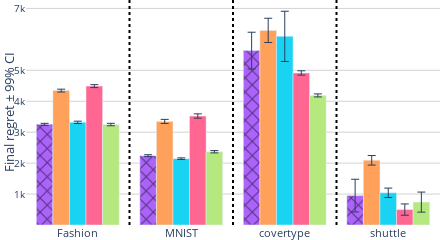

Notebook code cell kept with this figure:
### Code cell
import pandas as pd
import plotly.graph_objects as go
import numpy as np
import plotly.express as px
# Assuming df is your DataFrame and it has columns 'Dataset', 'Value', 'Model'

w = 0.1
def remove_substrings(s, substrings):
    for substring in substrings:
        s = s.replace(substring, '')
    return s


# approaches = result['merge'].unique()
# 'LeNetNeural-CBP', 'LeNetNeuronal (official)', 'LeNetNeuronal (tuned)',
# approaches = np.array([ 'MLPNeural-CBP', 'MLPNeuronal (official)','MLPNeuronal (tuned)', 'MLPIneurAL (official)', 
#                         'MLPIneurAL (tuned)',  'MLPCesa', 'MLPMargin' ], dtype=object) 
# approaches_names = [ remove_substrings(model, ['LeNet', 'MLP']) for model in approaches ]
# default_colors = px.colors.qualitative.Plotly
# model_colors = {model_n:col for model_n,col in zip(approaches_names,default_colors) }

approaches = {
    #'EEneuralcbpside_v5': {'color': [255, 255, 0], 'label': 'EEneuralcbpside_v5'},  # Red
    'MLPNeural-CBP': {'color': [171, 99, 250], 'label': 'Neural-CBP'},  # Red
    'MLPIneurAL (official)': {'color': [255, 161, 90], 'label':'IneurAL (official)'},                    # Yellow
    'MLPIneurAL (tuned)': {'color': [25, 211, 243], 'label':'IneurAL (tuned)'},                    # Cyan
    'MLPNeuronal (official)': {'color': [255, 102, 146], 'label':'Neuronal (official)'},                  # Magenta
    'MLPNeuronal (tuned)': {'color': [182, 232, 128], 'label':'Neuronal (tuned)'},                   # Orange
    # 'MLPMargin': {'color': [255, 151, 255], 'label':'Margin'},
    # 'MLPCesa': {'color': [254, 203, 82], 'label':'Cesa'},
}


# Create an empty figure
fig = go.Figure()


views = []
for appr in approaches.keys():
    print(appr)
    appr_name = approaches[appr]['label']
    r,g,b = approaches[appr]['color']

    subset = result[result['merge'] == appr]
    dec = False
    if appr_name not in views:
        dec = True
        views.append(appr_name)
    

    if 'CBP' in appr_name:
        fig.add_trace(go.Bar(
            x=subset['merge2'],
            y=subset['Mean'],
            name=appr_name,
            error_y=dict(type='data', array=subset['StdError'], visible=True,thickness=1 ),
            marker_color='rgba({},{},{},1)'.format(r,g,b),marker_pattern_shape='x',marker_pattern_fgcolor='black', 
            showlegend = dec,
            # width=w
            ))
    else: 
        fig.add_trace(go.Bar(
            x=subset['merge2'],
            y=subset['Mean'],
            name=appr_name,
            error_y=dict(type='data', array=subset['StdError'], visible=True,thickness=1 ),
            marker_color='rgba({},{},{},1)'.format(r,g,b), 
            showlegend = dec,
            # width=w
            ))


# Add vertical black lines between data groups

datasets = result['merge2'].unique()
print(datasets)
for i, dataset in enumerate(datasets[:-1]):
    if i == 2:
        fig.add_vline(x=i + 0.5, line_width=2, line_color="black",   line_dash="dot")
    else:
        fig.add_vline(x=i + 0.5, line_width=2, line_color="black",  line_dash="dot")


siz = 13

def format_tick(val):
    """ Custom function to format the tick labels. """
    return f'{int(val / 1000)}k' if val >= 1000 else str(val)


fig.update_layout(
    width=440,
    height=180,
    plot_bgcolor='white',  # Sets the plot background color
    paper_bgcolor='white',  # Sets the overall figure background color
    barmode='group',
    margin=dict(l=0, r=0, t=0, b=0),  # Small margins
    xaxis=dict(
        tickmode='array',
        tickvals=result['merge2'].unique(),
        ticktext = [ remove_substrings(model, ['LeNet', 'MLP']) for model in result['merge2'].unique() ],
        tickfont=dict(size=siz-2)  # Increase X-axis tick font size
    ),
    yaxis=dict(
        # type="log",
        gridcolor='lightgrey',
        title="Final regret ± 99% CI",
        title_standoff=5,
        title_font=dict(size=siz),
        tickfont=dict(size=siz-3) , # Increase Y-axis tick font size
        tickmode='array',
        tickvals=[1000, 2000, 3000, 4000, 5000, 7000, 9000 ],  # Specify the values where you want ticks
        ticktext=[format_tick(val) for val in [1000, 2000, 3000, 4000, 5000, 7000, 9000]]  # Format those values
    ),
    showlegend=False

    # legend=dict(
    #     orientation="h",
    #     yanchor="bottom",
    #     y=-0.3,  # Adjust this value to position the legend
    #     xanchor="center",
    #     x=0.5,
    #     font=dict(size=siz)  # Increase legend font size
    # ),
)

fig.show()
# fig.write_image("./figures/results_nonbinary_MLP.pdf" )
# fig.write_image("./figures/results_nonbinary_MLP.pdf" )

### Figure 1 — Plotly figure (JSON) as saved in the notebook; plotly's stock layout.template omitted (floating-point values rounded to 4 significant figures)
{"data": [{"error_y": {"array": [33.16, 30.48, 594.2, 528.5], "thickness": 1, "type": "data", "visible": true}, "marker": {"color": "rgba(171,99,250,1)", "pattern": {"fgcolor": "black", "shape": "x"}}, "name": "Neural-CBP", "showlegend": true, "type": "bar", "x": ["MLPFashion", "MLPMNIST", "MLPcovertype", "MLPshuttle"], "y": [3253.0, 2241.0, 5636.0, 949.8]}, {"error_y": {"array": [45.58, 65.79, 392.0, 154.8], "thickness": 1, "type": "data", "visible": true}, "marker": {"color": "rgba(255,161,90,1)"}, "name": "IneurAL (official)", "showlegend": true, "type": "bar", "x": ["MLPFashion", "MLPMNIST", "MLPcovertype", "MLPshuttle"], "y": [4344.0, 3348.0, 6290.0, 2091.0]}, {"error_y": {"array": [37.73, 26.73, 811.5, 152.1], "thickness": 1, "type": "data", "visible": true}, "marker": {"color": "rgba(25,211,243,1)"}, "name": "IneurAL (tuned)", "showlegend": true, "type": "bar", "x": ["MLPFashion", "MLPMNIST", "MLPcovertype", "MLPshuttle"], "y": [3317.0, 2143.0, 6097.0, 1040.0]}, {"error_y": {"array": [47.56, 70.19, 70.04, 182.5], "thickness": 1, "type": "data", "visible": true}, "marker": {"color": "rgba(255,102,146,1)"}, "name": "Neuronal (official)", "showlegend": true, "type": "bar", "x": ["MLPFashion", "MLPMNIST", "MLPcovertype", "MLPshuttle"], "y": [4489.0, 3522.0, 4914.0, 498.1]}, {"error_y": {"array": [39.85, 37.58, 48.95, 324.4], "thickness": 1, "type": "data", "visible": true}, "marker": {"color": "rgba(182,232,128,1)"}, "name": "Neuronal (tuned)", "showlegend": true, "type": "bar", "x": ["MLPFashion", "MLPMNIST", "MLPcovertype", "MLPshuttle"], "y": [3247.0, 2368.0, 4189.0, 740.1]}], "layout": {"barmode": "group", "height": 180, "margin": {"b": 0, "l": 0, "r": 0, "t": 0}, "paper_bgcolor": "white", "plot_bgcolor": "white", "shapes": [{"line": {"color": "black", "dash": "dot", "width": 2}, "type": "line", "x0": 0.5, "x1": 0.5, "xref": "x", "y0": 0, "y1": 1, "yref": "y domain"}, {"line": {"color": "black", "dash": "dot", "width": 2}, "type": "line", "x0": 1.5, "x1": 1.5, "xref": "x", "y0": 0, "y1": 1, "yref": "y domain"}, {"line": {"color": "black", "dash": "dot", "width": 2}, "type": "line", "x0": 2.5, "x1": 2.5, "xref": "x", "y0": 0, "y1": 1, "yref": "y domain"}], "showlegend": false, "width": 440, "xaxis": {"tickfont": {"size": 11}, "tickmode": "array", "ticktext": ["Fashion", "MNIST", "covertype", "shuttle"], "tickvals": ["MLPFashion", "MLPMNIST", "MLPcovertype", "MLPshuttle"]}, "yaxis": {"gridcolor": "lightgrey", "tickfont": {"size": 10}, "tickmode": "array", "ticktext": ["1k", "2k", "3k", "4k", "5k", "7k", "9k"], "tickvals": [1000, 2000, 3000, 4000, 5000, 7000, 9000], "title": {"font": {"size": 13}, "standoff": 5, "text": "Final regret ± 99% CI"}}}}
